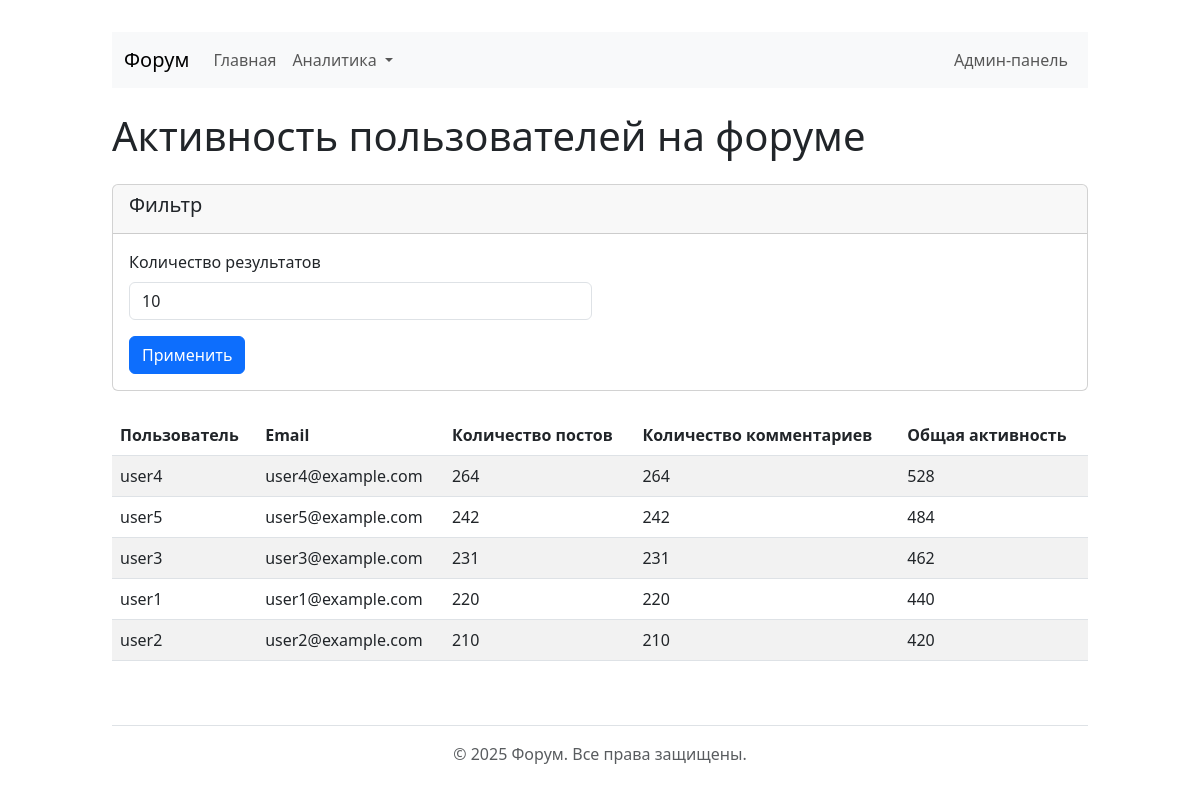
/analytics/user_activity, run on the app's committed database.
### app/models/db_models.py (models this page shows, shortened)
class User(db.Model):
    __tablename__ = 'пользователь'
    ID_пользователя = db.Column(db.Integer, primary_key=True)
    имя_пользователя = db.Column(db.String(255), nullable=False)
    электронная_почта = db.Column(db.String(255), nullable=False, unique=True)
    posts = db.relationship('Post', backref='author', lazy=True)
    profile = db.relationship('Profile', backref='user', lazy=True, uselist=False)

### app/routes.py (the view)
@main_bp.route('/analytics/user_activity')
def user_activity():
    limit = request.args.get('limit', 10, type=int)
    days = request.args.get('days', None, type=int)
    users = AnalyticsManager.get_user_activity(limit, days)
    return render_template('analytics/user_activity.html', users=users, limit=limit, days=days)

### app/analytics.py (called while the page is built, shortened)
    @staticmethod
    def get_user_activity(limit=10, days=None):
        query = db.session.query(
            User,
            func.count(Post.ID_поста).label('post_count'),
            func.count(Comment.ID_комментария).label('comment_count'),
            (func.count(Post.ID_поста) + func.count(Comment.ID_комментария)).label('total_activity')
        ).outerjoin(
            Post, User.ID_пользователя == Post.ID_пользователя
        ).outerjoin(
            Comment, User.ID_пользователя == Comment.ID_пользователя
        )
        return query.group_by(
            User.ID_пользователя
        ).order_by(
            desc('total_activity')
        ).limit(limit).all()

### app/templates/analytics/user_activity.html (shortened to what this page needs)
{% extends "base.html" %}
{% block content %}
<h1 class="mb-4">Активность пользователей на форуме</h1>
<div class="card mb-4">
    <div class="card-header">
        <h5>Фильтр</h5>
    </div>
    <div class="card-body">
        <form action="{{ url_for('main.user_activity') }}" method="get" class="row g-3">
            <div class="col-md-6">
                <label for="limit" class="form-label">Количество результатов</label>
                <input type="number" class="form-control" id="limit" name="limit" value="{{ limit }}" min="1" max="100">
            </div>
            <div class="col-12">
                <button type="submit" class="btn btn-primary">Применить</button>
            </div>
        </form>
    </div>
</div>
{% if users %}
<div class="table-responsive">
    <table class="table table-striped table-hover">
        <thead>
            <tr>
                <th>Пользователь</th>
                <th>Email</th>
                <th>Количество постов</th>
                <th>Количество комментариев</th>
                <th>Общая активность</th>
            </tr>
        </thead>
        <tbody>
            {% for user, post_count, comment_count, total_activity in users %}
            <tr>
                <td>{{ user.имя_пользователя }}</td>
                <td>{{ user.электронная_почта }}</td>
                <td>{{ post_count }}</td>
                <td>{{ comment_count }}</td>
                <td>{{ total_activity }}</td>
            </tr>
            {% endfor %}
        </tbody>
    </table>
</div>
{% else %}
<div class="alert alert-info">
    <p>Нет данных об активности пользователей.</p>
</div>
{% endif %}
{% endblock %}

### app/templates/base.html (style rules this page uses)
body { padding-top: 2rem; padding-bottom: 2rem; }

### data on the page
User: имя_пользователя "user4", электронная_почта "user4@example.com", post_count "264", comment_count "264", total_activity "528"
User: имя_пользователя "user5", электронная_почта "user5@example.com", post_count "242", comment_count "242", total_activity "484"
User: имя_пользователя "user3", электронная_почта "user3@example.com", post_count "231", comment_count "231", total_activity "462"
User: имя_пользователя "user1", электронная_почта "user1@example.com", post_count "220", comment_count "220", total_activity "440"
User: имя_пользователя "user2", электронная_почта "user2@example.com", post_count "210", comment_count "210", total_activity "420"
